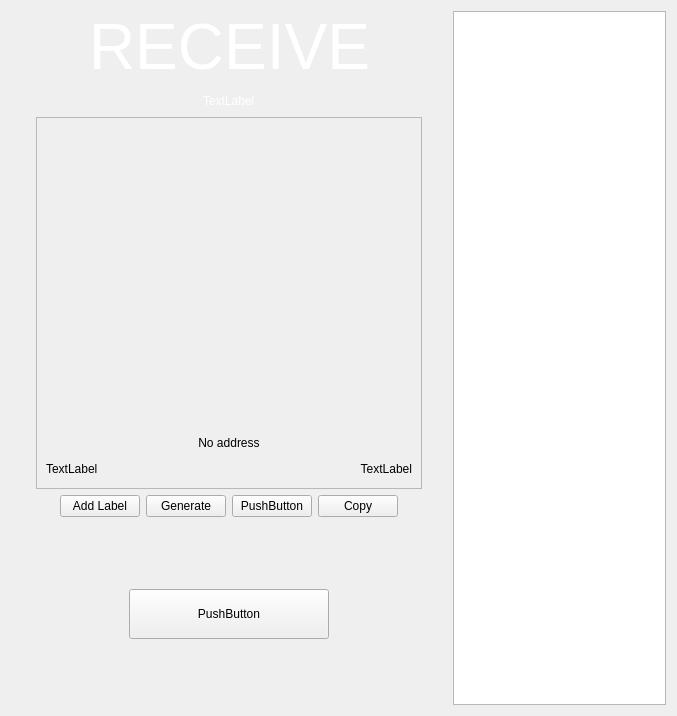
<?xml version="1.0" encoding="UTF-8"?>
<ui version="4.0">
 <class>ReceiveWidget</class>
 <widget class="QWidget" name="ReceiveWidget">
  <property name="geometry">
   <rect>
    <x>0</x>
    <y>0</y>
    <width>677</width>
    <height>716</height>
   </rect>
  </property>
  <property name="minimumSize">
   <size>
    <width>0</width>
    <height>0</height>
   </size>
  </property>
  <property name="windowTitle">
   <string>Form</string>
  </property>
  <layout class="QVBoxLayout" name="verticalLayout_4">
   <item>
    <layout class="QHBoxLayout" name="horizontalLayout_5">
     <item>
      <layout class="QVBoxLayout" name="verticalLayout">
       <item>
        <layout class="QHBoxLayout" name="horizontalLayout">
         <item>
          <spacer name="horizontalSpacer_4">
           <property name="orientation">
            <enum>Qt::Horizontal</enum>
           </property>
           <property name="sizeHint" stdset="0">
            <size>
             <width>40</width>
             <height>20</height>
            </size>
           </property>
          </spacer>
         </item>
         <item>
          <widget class="QLabel" name="label">
           <property name="styleSheet">
            <string notr="true">color:white;</string>
           </property>
           <property name="text">
            <string>&lt;html&gt;&lt;head/&gt;&lt;body&gt;&lt;p align=&quot;center&quot;&gt;&lt;span style=&quot; font-size:48pt;&quot;&gt;RECEIVE&lt;/span&gt;&lt;/p&gt;&lt;/body&gt;&lt;/html&gt;</string>
           </property>
          </widget>
         </item>
         <item>
          <spacer name="horizontalSpacer_3">
           <property name="orientation">
            <enum>Qt::Horizontal</enum>
           </property>
           <property name="sizeHint" stdset="0">
            <size>
             <width>40</width>
             <height>20</height>
            </size>
           </property>
          </spacer>
         </item>
        </layout>
       </item>
       <item>
        <layout class="QHBoxLayout" name="horizontalLayout_2">
         <item>
          <spacer name="horizontalSpacer_5">
           <property name="orientation">
            <enum>Qt::Horizontal</enum>
           </property>
           <property name="sizeHint" stdset="0">
            <size>
             <width>40</width>
             <height>20</height>
            </size>
           </property>
          </spacer>
         </item>
         <item>
          <widget class="QLabel" name="labelSubtitle1">
           <property name="styleSheet">
            <string notr="true">color:white;</string>
           </property>
           <property name="text">
            <string>TextLabel</string>
           </property>
          </widget>
         </item>
         <item>
          <spacer name="horizontalSpacer">
           <property name="orientation">
            <enum>Qt::Horizontal</enum>
           </property>
           <property name="sizeHint" stdset="0">
            <size>
             <width>40</width>
             <height>20</height>
            </size>
           </property>
          </spacer>
         </item>
        </layout>
       </item>
       <item>
        <layout class="QHBoxLayout" name="horizontalLayout_8">
         <item>
          <spacer name="horizontalSpacer_11">
           <property name="orientation">
            <enum>Qt::Horizontal</enum>
           </property>
           <property name="sizeHint" stdset="0">
            <size>
             <width>40</width>
             <height>20</height>
            </size>
           </property>
          </spacer>
         </item>
         <item>
          <widget class="QFrame" name="qrframe">
           <property name="frameShape">
            <enum>QFrame::StyledPanel</enum>
           </property>
           <property name="frameShadow">
            <enum>QFrame::Raised</enum>
           </property>
           <layout class="QVBoxLayout" name="verticalLayout_3">
            <item>
             <layout class="QVBoxLayout" name="verticalLayout_2">
              <item>
               <spacer name="verticalSpacer_2">
                <property name="orientation">
                 <enum>Qt::Vertical</enum>
                </property>
                <property name="sizeHint" stdset="0">
                 <size>
                  <width>20</width>
                  <height>40</height>
                 </size>
                </property>
               </spacer>
              </item>
              <item>
               <layout class="QHBoxLayout" name="horizontalLayout_3">
                <item>
                 <spacer name="horizontalSpacer_7">
                  <property name="orientation">
                   <enum>Qt::Horizontal</enum>
                  </property>
                  <property name="sizeHint" stdset="0">
                   <size>
                    <width>40</width>
                    <height>20</height>
                   </size>
                  </property>
                 </spacer>
                </item>
                <item>
                 <widget class="QLabel" name="labelQrImg">
                  <property name="minimumSize">
                   <size>
                    <width>220</width>
                    <height>220</height>
                   </size>
                  </property>
                  <property name="maximumSize">
                   <size>
                    <width>220</width>
                    <height>220</height>
                   </size>
                  </property>
                  <property name="text">
                   <string/>
                  </property>
                  <property name="alignment">
                   <set>Qt::AlignCenter</set>
                  </property>
                 </widget>
                </item>
                <item>
                 <spacer name="horizontalSpacer_6">
                  <property name="orientation">
                   <enum>Qt::Horizontal</enum>
                  </property>
                  <property name="sizeHint" stdset="0">
                   <size>
                    <width>40</width>
                    <height>20</height>
                   </size>
                  </property>
                 </spacer>
                </item>
               </layout>
              </item>
              <item>
               <spacer name="verticalSpacer">
                <property name="orientation">
                 <enum>Qt::Vertical</enum>
                </property>
                <property name="sizeHint" stdset="0">
                 <size>
                  <width>20</width>
                  <height>40</height>
                 </size>
                </property>
               </spacer>
              </item>
              <item>
               <layout class="QHBoxLayout" name="horizontalLayout_9">
                <item>
                 <spacer name="horizontalSpacer_13">
                  <property name="orientation">
                   <enum>Qt::Horizontal</enum>
                  </property>
                  <property name="sizeHint" stdset="0">
                   <size>
                    <width>40</width>
                    <height>20</height>
                   </size>
                  </property>
                 </spacer>
                </item>
                <item>
                 <widget class="QLabel" name="labelAddress">
                  <property name="sizePolicy">
                   <sizepolicy hsizetype="Expanding" vsizetype="Preferred">
                    <horstretch>0</horstretch>
                    <verstretch>0</verstretch>
                   </sizepolicy>
                  </property>
                  <property name="minimumSize">
                   <size>
                    <width>300</width>
                    <height>0</height>
                   </size>
                  </property>
                  <property name="text">
                   <string>No address</string>
                  </property>
                  <property name="alignment">
                   <set>Qt::AlignCenter</set>
                  </property>
                 </widget>
                </item>
                <item>
                 <spacer name="horizontalSpacer_12">
                  <property name="orientation">
                   <enum>Qt::Horizontal</enum>
                  </property>
                  <property name="sizeHint" stdset="0">
                   <size>
                    <width>40</width>
                    <height>20</height>
                   </size>
                  </property>
                 </spacer>
                </item>
               </layout>
              </item>
              <item>
               <layout class="QHBoxLayout" name="horizontalLayout_6">
                <item>
                 <widget class="QLabel" name="labelLabel">
                  <property name="text">
                   <string>TextLabel</string>
                  </property>
                 </widget>
                </item>
                <item>
                 <spacer name="horizontalSpacer_2">
                  <property name="orientation">
                   <enum>Qt::Horizontal</enum>
                  </property>
                  <property name="sizeHint" stdset="0">
                   <size>
                    <width>141</width>
                    <height>20</height>
                   </size>
                  </property>
                 </spacer>
                </item>
                <item>
                 <widget class="QLabel" name="labelDate">
                  <property name="text">
                   <string>TextLabel</string>
                  </property>
                  <property name="alignment">
                   <set>Qt::AlignRight|Qt::AlignTrailing|Qt::AlignVCenter</set>
                  </property>
                 </widget>
                </item>
               </layout>
              </item>
             </layout>
            </item>
           </layout>
          </widget>
         </item>
         <item>
          <spacer name="horizontalSpacer_10">
           <property name="orientation">
            <enum>Qt::Horizontal</enum>
           </property>
           <property name="sizeHint" stdset="0">
            <size>
             <width>40</width>
             <height>20</height>
            </size>
           </property>
          </spacer>
         </item>
        </layout>
       </item>
       <item>
        <layout class="QHBoxLayout" name="horizontalLayout_10">
         <item>
          <spacer name="horizontalSpacer_14">
           <property name="orientation">
            <enum>Qt::Horizontal</enum>
           </property>
           <property name="sizeHint" stdset="0">
            <size>
             <width>40</width>
             <height>20</height>
            </size>
           </property>
          </spacer>
         </item>
         <item>
          <layout class="QHBoxLayout" name="horizontalLayout_4">
           <item alignment="Qt::AlignHCenter">
            <widget class="QPushButton" name="pushButtonLabel">
             <property name="text">
              <string>Add Label</string>
             </property>
            </widget>
           </item>
           <item alignment="Qt::AlignHCenter">
            <widget class="QPushButton" name="pushButtonNewAddress">
             <property name="text">
              <string>Generate</string>
             </property>
            </widget>
           </item>
           <item>
            <widget class="QPushButton" name="btnRequest">
             <property name="text">
              <string>PushButton</string>
             </property>
            </widget>
           </item>
           <item alignment="Qt::AlignHCenter">
            <widget class="QPushButton" name="pushButtonCopy">
             <property name="text">
              <string>Copy</string>
             </property>
            </widget>
           </item>
          </layout>
         </item>
         <item>
          <spacer name="horizontalSpacer_15">
           <property name="orientation">
            <enum>Qt::Horizontal</enum>
           </property>
           <property name="sizeHint" stdset="0">
            <size>
             <width>40</width>
             <height>20</height>
            </size>
           </property>
          </spacer>
         </item>
        </layout>
       </item>
       <item>
        <spacer name="verticalSpacer_4">
         <property name="orientation">
          <enum>Qt::Vertical</enum>
         </property>
         <property name="sizeHint" stdset="0">
          <size>
           <width>20</width>
           <height>40</height>
          </size>
         </property>
        </spacer>
       </item>
       <item>
        <layout class="QHBoxLayout" name="horizontalLayout_7">
         <item>
          <spacer name="horizontalSpacer_9">
           <property name="orientation">
            <enum>Qt::Horizontal</enum>
           </property>
           <property name="sizeHint" stdset="0">
            <size>
             <width>40</width>
             <height>20</height>
            </size>
           </property>
          </spacer>
         </item>
         <item>
          <widget class="QPushButton" name="btnMyAddresses">
           <property name="minimumSize">
            <size>
             <width>200</width>
             <height>50</height>
            </size>
           </property>
           <property name="maximumSize">
            <size>
             <width>200</width>
             <height>50</height>
            </size>
           </property>
           <property name="text">
            <string>PushButton</string>
           </property>
          </widget>
         </item>
         <item>
          <spacer name="horizontalSpacer_8">
           <property name="orientation">
            <enum>Qt::Horizontal</enum>
           </property>
           <property name="sizeHint" stdset="0">
            <size>
             <width>40</width>
             <height>20</height>
            </size>
           </property>
          </spacer>
         </item>
        </layout>
       </item>
       <item>
        <spacer name="verticalSpacer_8">
         <property name="orientation">
          <enum>Qt::Vertical</enum>
         </property>
         <property name="sizeHint" stdset="0">
          <size>
           <width>20</width>
           <height>40</height>
          </size>
         </property>
        </spacer>
       </item>
      </layout>
     </item>
     <item>
      <widget class="QListView" name="listViewAddress"/>
     </item>
    </layout>
   </item>
  </layout>
 </widget>
 <resources/>
 <connections/>
</ui>
